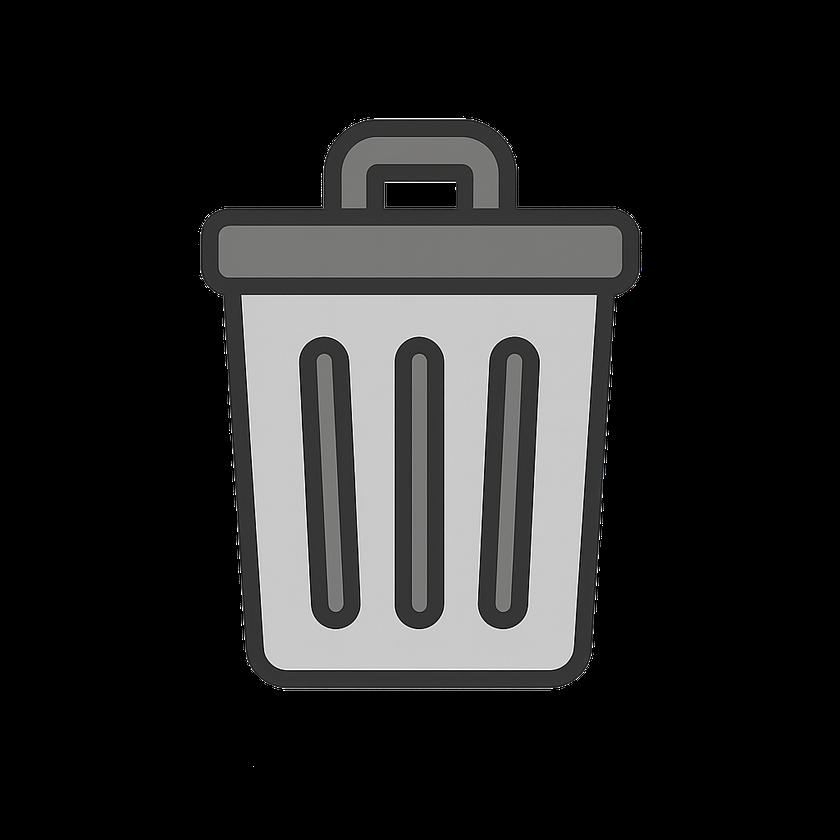
#> input picture resources/Trash.png, 840 x 840 px, shrunk from 1024 x 1024 before the run
$ python -i BlurryImageDetection.py   (imports and definitions only)   (older library calls are emulated)
#> lines starting #> are read from the running program, lines starting #| are printed output that depends on the picture
"""
Blurry Image Detection Module
Detects blurry/out-of-focus images using Laplacian variance method
"""

import os
import cv2
import numpy as np
from PIL import Image
from pathlib import Path
from concurrent.futures import ThreadPoolExecutor, as_completed
import multiprocessing


class BlurryImageDetector:
    """
    Detects blurry images using the Laplacian variance method.

    The Laplacian operator calculates the second derivative of an image,
    measuring the rate of change of pixel intensities. Sharp images have
    high variance in the Laplacian, while blurry images have low variance.
    """

    def __init__(self, threshold=100.0):
        """
        Initialize the blur detector.

        Args:
            threshold (float): Variance threshold below which an image is considered blurry.
                             Default: 100.0
                             - Lower values (50-100): More strict, flags more images as blurry
                             - Higher values (150-200): More lenient, only very blurry images flagged
        """
        self.threshold = threshold

    def calculate_blur_score(self, image_path):
        """
        Calculate the blur score (Laplacian variance) for an image.

        Args:
            image_path (str): Path to the image file

        Returns:
            float: Blur score (higher = sharper, lower = blurrier)
                   Returns -1 if image cannot be processed
        """
#> called with image_path = '../resources/Trash.png'
        try:
            # Read image
            image = cv2.imread(str(image_path))
#> image is the input picture: shape (840, 840, 3); mean B, G, R 36, 36.1, 36.1
            if image is None:
                # Try with PIL if cv2 fails
                pil_image = Image.open(image_path)
                image = cv2.cvtColor(np.array(pil_image), cv2.COLOR_RGB2BGR)

            # Convert to grayscale
            gray = cv2.cvtColor(image, cv2.COLOR_BGR2GRAY)

            # Calculate Laplacian variance
            laplacian = cv2.Laplacian(gray, cv2.CV_64F)
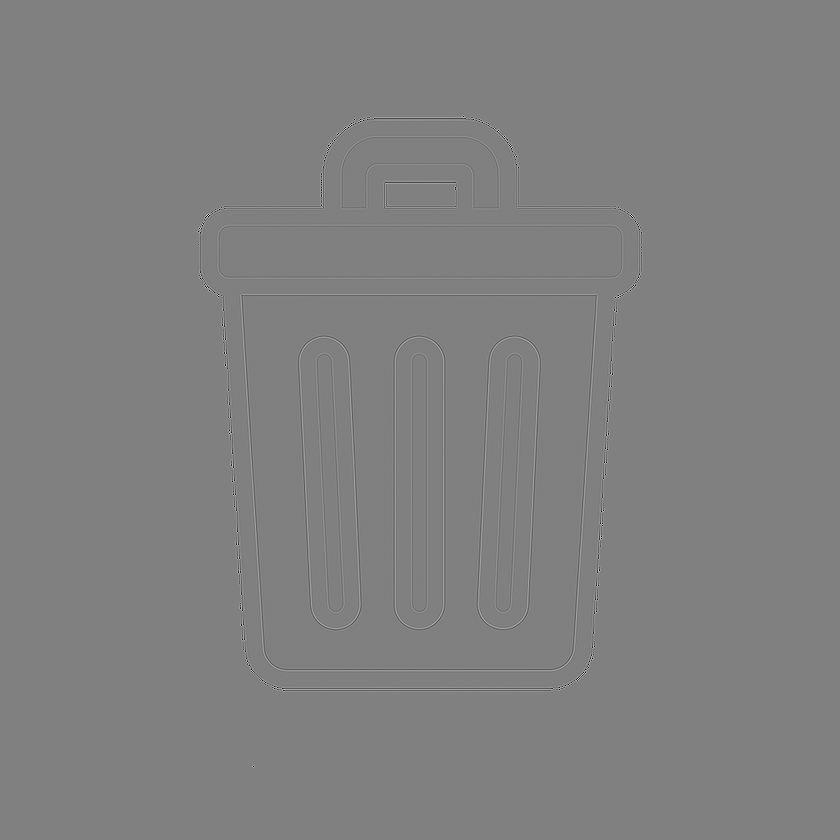
#> laplacian: shape (840, 840) float64; min -1020, max 1010, mean 0; drawn with min black and max white
            variance = laplacian.var()
#> variance = 1268.8

            return variance

        except Exception as e:
            print(f"Error processing {image_path}: {str(e)}")
            return -1

    # [226 lines left out: functions is_blurry, get_blur_quality, detect_blurry_images_batch, detect_blurry_images, get_recommended_threshold, not called in this run]


# [31 lines not run here, left out]

>>> result = BlurryImageDetector().calculate_blur_score('../resources/Trash.png')
#> result = 1268.8
